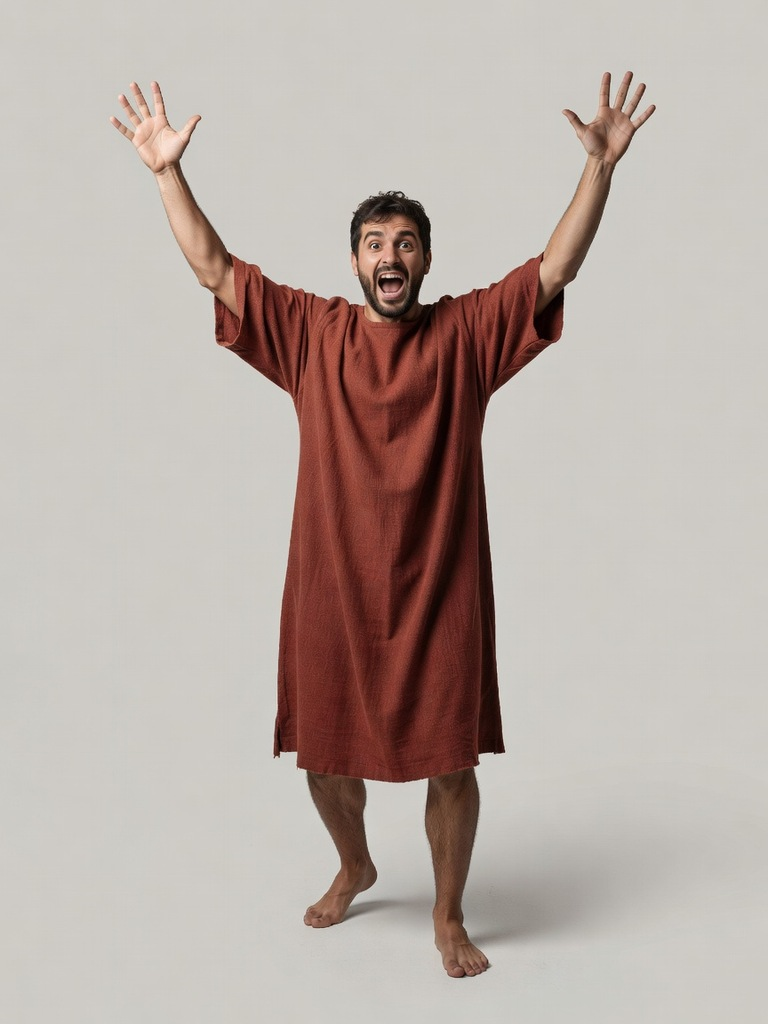
#> input picture games/colosseum/tools/_crowd_src/plebs_m2_cheer.jpg, 768 x 1024 px, given in place of plebs_m2_cheer.jpg.webp, which was not available
$ python wick_greatwick_plates.py ../../../../colosseum/tools/_crowd_src/plebs_m2_cheer.jpg
#> lines starting #> are read from the running program, lines starting #| are printed output that depends on the picture; after the words box and inside, x2 and y2 are one past the last pixel; in counts of white or black regions, pixels touching at a corner belong together; pictures that were not available may be replaced by others from this repository, and a replacement may not be noted
### games/vale/art/tools/concept_plates.py
#!/usr/bin/env python3
"""ART 2.0: turn a front/back concept sheet (_design/concept/<id>.webp) into PROJECTION PLATES.

    python3 art/tools/concept_plates.py marund [--erode 9]

The two figures (front on the left half, back on the right) are cut from the painted background
(normalised-convolution background estimate, iterated), the white outline halo is eroded off, and
every background pixel takes the colour of the nearest figure pixel (edge padding), so a model edge
that overhangs the painted silhouette by a few pixels still picks up figure colour. Writes
art/.cache/concept/<id>_{front,back}.png (padded RGB), <id>_mask.png and <id>_plates.json:
{ "size": [W, H], "front": {"cx", "ground", "top"}, "back": {...}, "m_per_px" } where `ground` is the
boot-sole row and `top` the crown row of each figure. Needs numpy, Pillow, scipy (the repo venv).
"""
from __future__ import annotations

import argparse
import json
from pathlib import Path

import numpy as np
from PIL import Image
from scipy import ndimage as nd

HERE = Path(__file__).resolve().parent
ART = HERE.parent
GAME = ART.parent


def figure_mask(im: np.ndarray, thresh: float = 22.0, iters: int = 4) -> np.ndarray:
    H, W, _ = im.shape
    border = np.concatenate([im[:, :40], im[:, -40:]], axis=1).mean(axis=1)
    bg = np.repeat(border[:, None, :], W, axis=1)
    M = np.linalg.norm(im - bg, axis=2) > 26
    M = nd.binary_dilation(M, iterations=25)
    for it in range(iters):
        w = (~M).astype(np.float32)
        num = np.stack([nd.gaussian_filter(im[..., c] * w, 50) for c in range(3)], -1)
        den = nd.gaussian_filter(w, 50)[..., None] + 1e-6
        d = np.linalg.norm(im - num / den, axis=2)
        M = nd.binary_fill_holes(nd.binary_opening(d > thresh, iterations=2))
        lbl, n = nd.label(M)
        sizes = nd.sum(M, lbl, range(1, n + 1))
        M = np.isin(lbl, np.argsort(sizes)[::-1][:2] + 1)
        if it < iters - 1:
            M = nd.binary_dilation(M, iterations=12)
    return M


# [89 lines left out: function main, not called in this run]


# [2 lines that do not run on import are left out]

### games/vale/art/blender/proto/wick_greatwick_plates.py
#!/usr/bin/env python3
"""greatwick projection plates (both factions): art/tools/concept_plates.py's cut with the frame set by hand.

    ~/Developer/forgeflow-games/.venv/bin/python3 art/blender/proto/wick_greatwick_plates.py [aubade|serenade]

The shared cut gets the greatwick frames wrong (brief §5.2): the Aubade front sole row lands at 1285 (the slate
boots run to ~1385, so the feet and the hem were cut out and the painting landed ~5 % too large), and the
`top` row is the lantern, not the hood. Here every frame is measured on the concept grid:
  ground  the boot-sole row (the forward boot's sole and the back boot's averaged: the sheet has a little
          perspective, one boot stands a few px lower)
  top     the back-lantern roof top (Aubade, roof slab, 1.52 m in concept space) or the drum lid's felt
          dome top (Serenade, 1.56 m) -- PLATE_HEIGHT below, the PROJECTION height
  cx      the body axis (between the boots, checked on the hem and the hood)
The floor shadow and the background between the boots are trimmed: below the boot tops only the dark boot
(and Serenade's dark hem band) pixels are kept. Painted lamp glow is handled later, at grade time
(wick_common.graded_projection, in the build).
Writes art/.cache/concept/wicks/greatwick_<faction>_{front,back,mask}.png + _plates.json and a debug overlay
greatwick_<faction>_plates_debug.png.
"""
from __future__ import annotations

import json
import sys
from pathlib import Path

import numpy as np
from PIL import Image
from scipy import ndimage as nd

HERE = Path(__file__).resolve().parent
ART = HERE.parent.parent
GAME = ART.parent
sys.path.insert(0, str(ART / "tools"))
import concept_plates as cp  # noqa: E402

# concept-space plate heights (m): the row `top` sits this high (wick_greatwick.PLATE_HEIGHT)
PLATE_HEIGHT = {"aubade": 1.52, "serenade": 1.56}
FRAMES = {
    "aubade": {"front": {"cx": 573.0, "ground": 1372, "top": 211},
               "back": {"cx": 1506.0, "ground": 1370, "top": 215}},
    "serenade": {"front": {"cx": 527.0, "ground": 1353, "top": 175},
                 "back": {"cx": 1521.0, "ground": 1345, "top": 165}},
}
BOOT_TOP = {"aubade": 0.085, "serenade": 0.115}   # m: below this only dark (boot / hem band) paint is figure
DARK = {"aubade": 128, "serenade": 110}            # luma threshold of the boots against the floor shadow
ERODE = 7
SCALE = 0.5            # plates are written at half the sheet's resolution (~380 px/m: a 76 px-tall unit needs far
                       # less; the projection pass runs 4x faster)


def main() -> None:
    which = sys.argv[1:] or list(FRAMES)
    out = ART / ".cache" / "concept" / "wicks"
    out.mkdir(parents=True, exist_ok=True)
    for fac in which:
        cid = f"greatwick_{fac}"
        im = np.asarray(Image.open(GAME / "_design" / "concept" / "wicks" / f"{cid}.webp").convert("RGB")).astype(np.float32)
        H, W, _ = im.shape
        M = cp.figure_mask(im)
#> in figure_mask, `border = np.concatenate([im[:, :40], im[:, -40:]], axis=1).mean(axis=1)`: border = 1024 rows, first 8: [206.2, 203.2, 197.2], [206.2, 203.2, 197.3], [206.3, 203.3, 197.3], [206.3, 203.3, 197.3], [206.2, 203.2, 197.2], [206.1, 203.1, 197.2], [206.1, 203.1, 197.4], [206.1, 203.1, 197.4]
#> in figure_mask, `M = np.linalg.norm(im - bg, axis=2) > 26`:
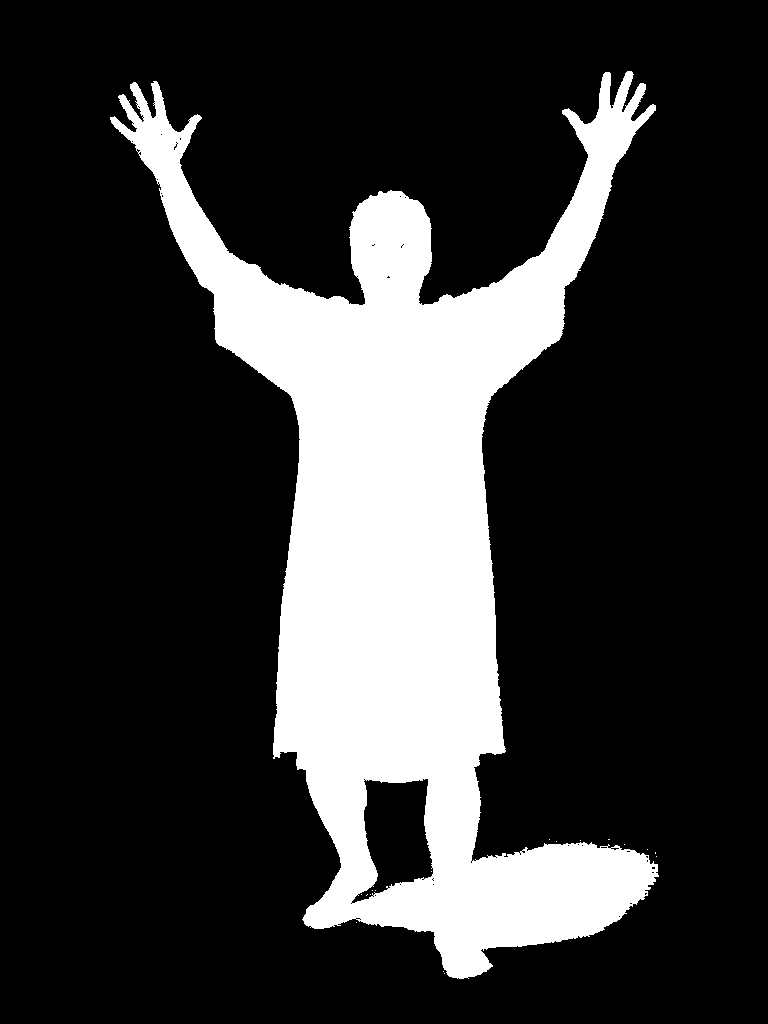
#> M: shape (1024, 768) bool; 21.6% white; 18 white regions (17 under 20 px), largest, box (x1, y1, x2, y2) and area: (110, 71, 659, 979) 169772
#> the loop in figure_mask, `for it in range(iters):` made 4 passes
#> sizes on passes 1 to 4: [176692], [175740], [175410], [175301]
#> pass 1, in figure_mask, `den = nd.gaussian_filter(w, 50)[..., None] + 1e-6`:
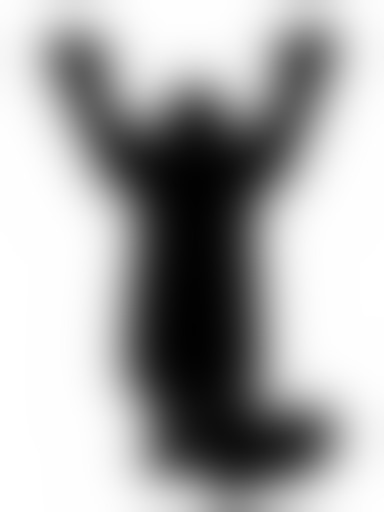
#> den: shape (1024, 768, 1) float32 (shown at 1/2 size); min 0.0076, max 1, mean 0.67
#> pass 1, in figure_mask, `d = np.linalg.norm(im - num / den, axis=2)`:
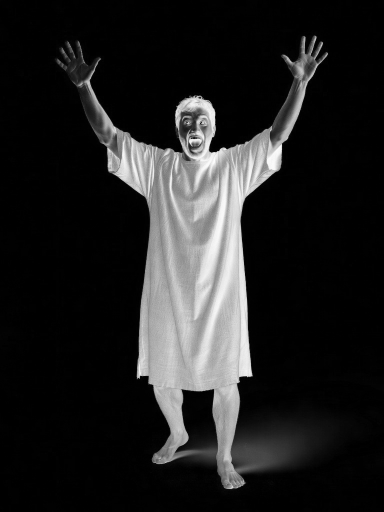
#> d: shape (1024, 768) float32 (shown at 1/2 size); min 0.168, max 349.2, mean 47; drawn with min black and max white
#> after the loop in figure_mask, `for it in range(iters):`:
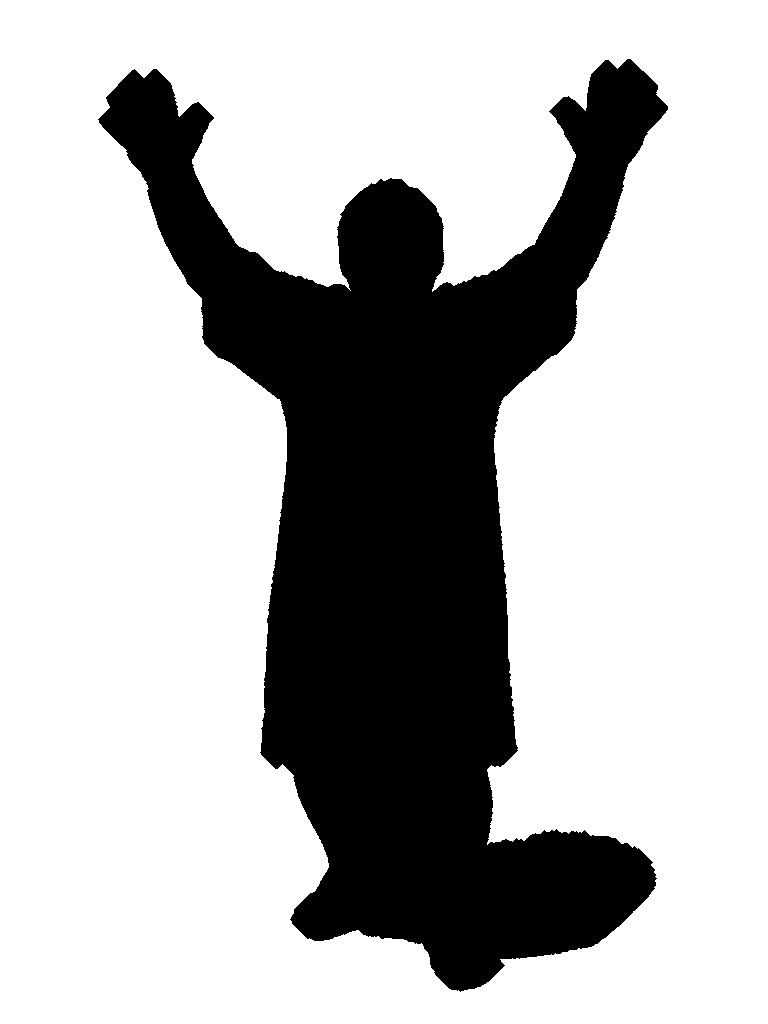
#> w: shape (1024, 768) float32; values 0 (black) and 1 (white), 72.5% white; 1 black region, box (x1, y1, x2, y2) and area: (98, 59, 668, 992) 216281
        lum = im.mean(axis=2)
        keep = nd.binary_erosion(M, iterations=ERODE)
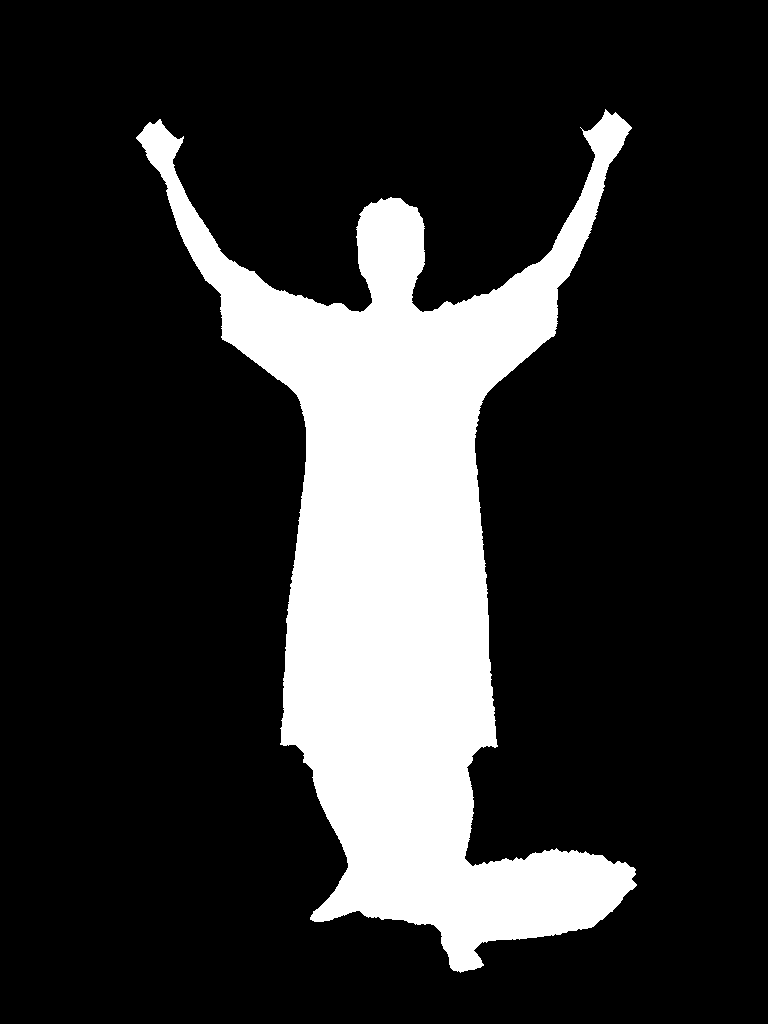
#> keep: shape (1024, 768) bool; 19.2% white; 1 white region, box (x1, y1, x2, y2) and area: (136, 109, 637, 973) 150822
        meta = {"size": [W, H], "id": f"wicks/{cid}"}
        for side, (x0, x1) in (("front", (0, W // 2)), ("back", (W // 2, W))):
            f = FRAMES[fac][side]
            g, t = f["ground"], f["top"]
            ppm = (g - t) / PLATE_HEIGHT[fac]
            keep[g + 3:, x0:x1] = False
            b0 = int(g - BOOT_TOP[fac] * ppm)
            band = slice(b0, g + 3)
            boot = nd.binary_opening(lum[band, x0:x1] < DARK[fac], iterations=2)
            boot = nd.binary_closing(boot, iterations=4)
            keep[band, x0:x1] &= boot
            keep[:, x0:x1] = nd.binary_opening(keep[:, x0:x1], iterations=2)
            # the dark robe opening between the Aubade stoles (trousers, under-robe) is figure, not background:
            # the shared cut leaves it out where it opens down between the boots
            sub = keep[t:b0, x0:x1]
            cols = np.where(sub.any(0))[0]
            dark = (lum[t:b0, x0:x1] < 120) & ~sub
            span = np.zeros_like(sub)
            for r in range(sub.shape[0]):
                c = np.where(sub[r])[0]
                if len(c) > 1:
                    span[r, c[0]:c[-1]] = True
            add = nd.binary_opening(dark & span, iterations=2)
            keep[t:b0, x0:x1] |= add
            # ... and the pale chalk stole that hangs into that opening (its colour is close to the paper)
            r1 = int(g - 0.12 * ppm)
            c0, c1 = int(f["cx"] - 0.12 * ppm) - x0, int(f["cx"] + 0.12 * ppm) - x0
            keep[t:r1, x0 + c0:x0 + c1] |= span[:r1 - t, c0:c1]
            meta[side] = {"cx": f["cx"], "ground": g, "top": t}
#> after the loop, meta = 2 items
        _, (iy, ix) = nd.distance_transform_edt(~keep, return_indices=True)
        padded = im[iy, ix]
        soft = np.stack([nd.gaussian_filter(padded[..., c], 5) for c in range(3)], -1)
        padded = np.where(keep[..., None], im, soft)
        Wh, Hh = int(W * SCALE), int(H * SCALE)
        img = Image.fromarray(padded.clip(0, 255).astype(np.uint8)).resize((Wh, Hh), Image.LANCZOS)
        for side in ("front", "back"):
            img.save(out / f"{cid}_{side}.png")
        Image.fromarray((keep * 255).astype(np.uint8)).resize((Wh, Hh), Image.BILINEAR).save(out / f"{cid}_mask.png")
        meta["size"] = [Wh, Hh]
        for side in ("front", "back"):
            m_ = meta[side]
            meta[side] = {"cx": m_["cx"] * SCALE, "ground": m_["ground"] * SCALE, "top": m_["top"] * SCALE}
        meta["m_per_px"] = PLATE_HEIGHT[fac] / (meta["front"]["ground"] - meta["front"]["top"])
        meta["plate_height"] = PLATE_HEIGHT[fac]
        (out / f"{cid}_plates.json").write_text(json.dumps(meta, indent=2))
        # debug: the cut over the concept, frame rows (ground, top) and the body axis
        dbg = im * 0.55 + np.where(keep[..., None], np.array([255.0, 60, 60]), 0.0) * 0.45
        for side in ("front", "back"):
            f = {k: int(round(v / SCALE)) for k, v in meta[side].items()}
            dbg[f["ground"], :] = (0, 255, 0)
            dbg[f["top"], :] = (0, 255, 255)
            dbg[:, int(f["cx"])] = (255, 255, 0)
        Image.fromarray(dbg.clip(0, 255).astype(np.uint8)).resize((W // 2, H // 2)).save(out / f"{cid}_plates_debug.png")
        print(json.dumps(meta))


if __name__ == "__main__":
#> (the run stopped early here; a loop or call above may not have finished)

$ run again, on games/colosseum/tools/_crowd_src/woman_f2_cheer.jpg
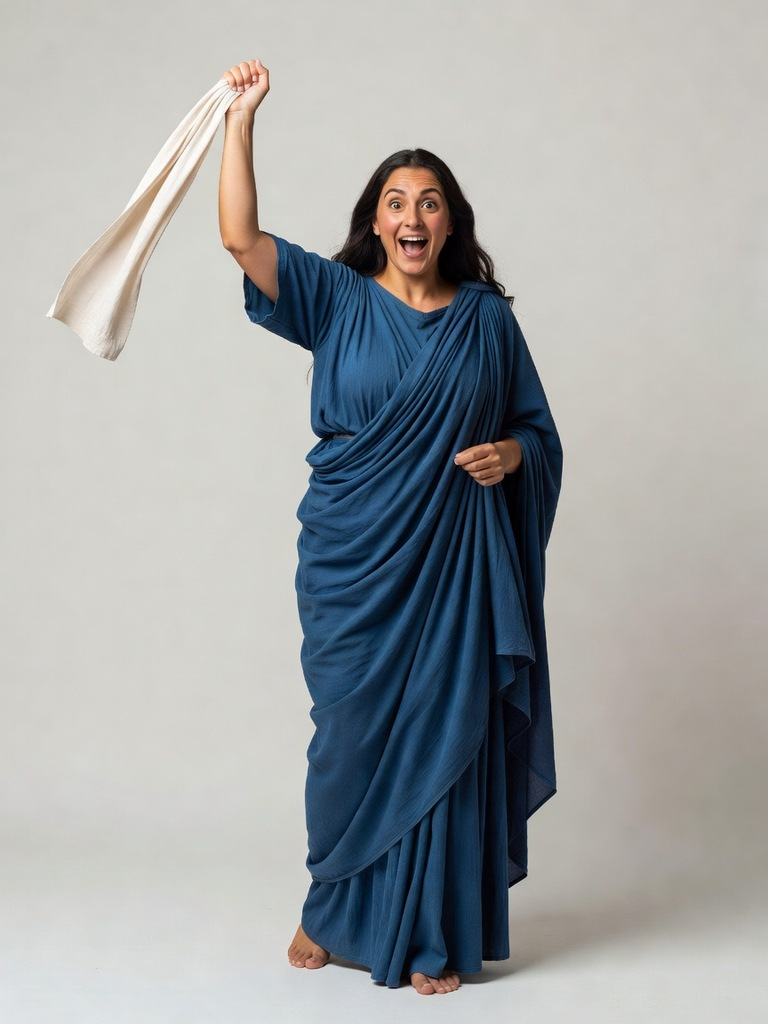
#> input picture games/colosseum/tools/_crowd_src/woman_f2_cheer.jpg, 768 x 1024 px, given in place of woman_f2_cheer.jpg.webp, which was not available
#> border = 1024 rows, first 8: [196.7, 194.6, 188.6], [196.7, 194.7, 188.6], [196.8, 194.7, 188.6], [196.9, 194.8, 188.7], [196.8, 194.7, 188.6], [196.8, 194.7, 188.7], [196.6, 194.8, 188.6], [196.6, 194.9, 188.6]
#> the loop in figure_mask, `for it in range(iters):` made 4 passes
#> (n, sizes) on passes 1 to 4: (9, [287379, 24, 26, 21913, 13, 28, 13, 13, 13]), (5, [246627, 137, 2888, 24, 18]), (5, [239617, 13, 31, 89, 33]), (4, [232733, 42, 18, 27])
#> after the loop in figure_mask, `for it in range(iters):`:
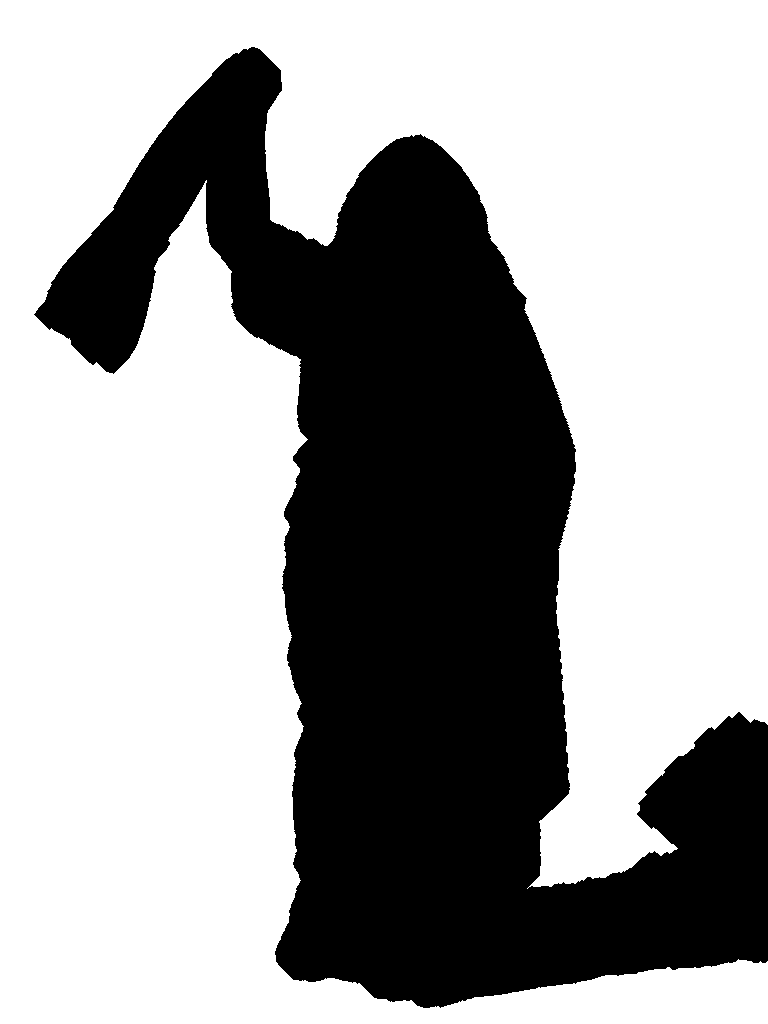
#> w: shape (1024, 768) float32; values 0 (black) and 1 (white), 64% white; 1 black region, box (x1, y1, x2, y2) and area: (34, 47, 768, 1008) 283116
#> in main, `keep = nd.binary_erosion(M, iterations=ERODE)`:
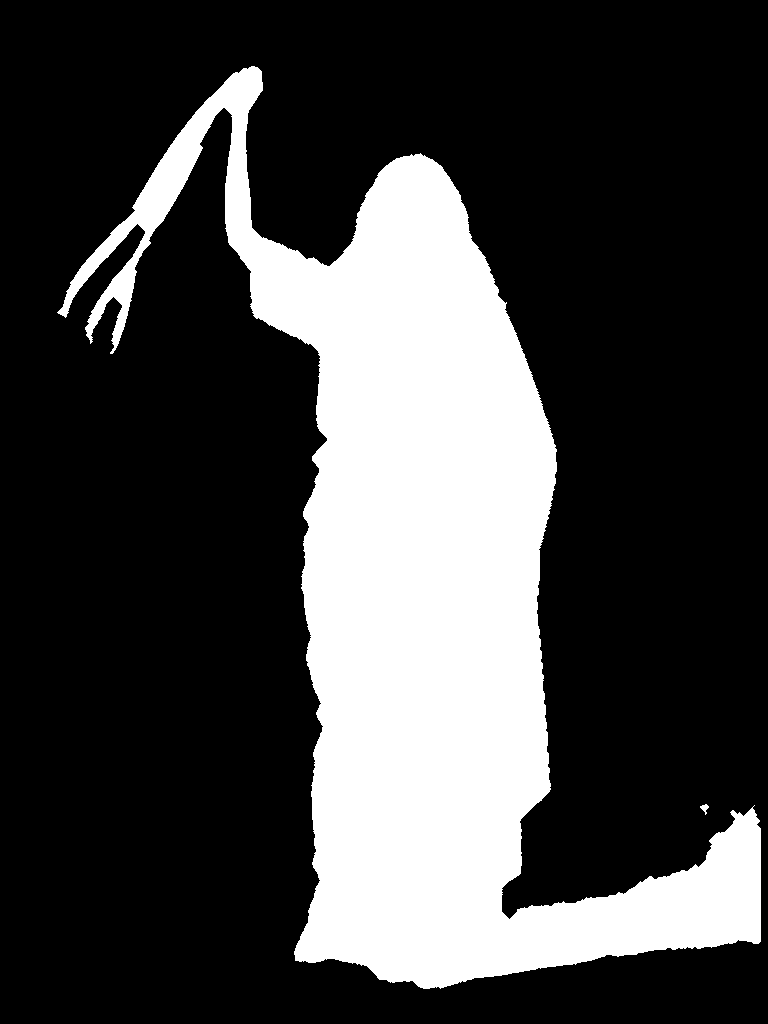
#> keep: shape (1024, 768) bool; 26.1% white; 2 white regions, box (x1, y1, x2, y2) and area: (57, 66, 761, 989) 205027, (700, 804, 709, 815) 48
#> after the loop in main, `for side, (x0, x1) in (("front", (0, W // 2)), ("back", (W // 2, W))):`: meta = 2 items
